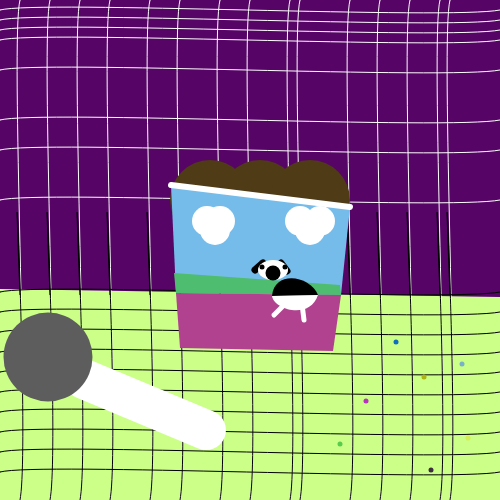
Frame 1 (no input)
Frame 60 (no input): identical to frame 1, image omitted
Frame 120 (the mouse pressed at the canvas centre since frame 60): identical to frame 1, image omitted

The p5.js sketch that drew this single still picture (run headless with seeded random() and noise() and a simulated clock; from frame 60 on, the mouse is pressed at the canvas centre):

// p5.js sketch
// ── sketch.js
function setup() {
  let white = color(255,255,255)
  let black = color(0,0,0)
  createCanvas(500, 500);
  background(220);
  //BOTTOM
  let bottomhalf = color(203, 255, 135)
  noStroke()
  fill(bottomhalf)
  beginShape()
  vertex(0,289)
  vertex(500,297)
  vertex(500,500)
  vertex(0,500)
  endShape()
  //TOP 
  let tophalf = color(86, 4, 102)
  fill(tophalf)
  beginShape()
  vertex(0,289)
  vertex(0,0)
  vertex(500,0)
  vertex(500,297)
  endShape()
  //LINES
  noFill()
  let lineY = 10
  stroke(white)
  strokeWeight(1)
  bezier(0,lineY,
    40,lineY-10,
    450,lineY+10,
    500,lineY)
  lineY = 20
  stroke(white)
  strokeWeight(1)
  bezier(0,lineY,
    40,lineY-10,
    450,lineY+10,
    500,lineY)
  lineY = 30
  stroke(white)
  strokeWeight(1)
  bezier(0,lineY,
    40,lineY-10,
    450,lineY+10,
    500,lineY)
  lineY = 40
  stroke(white)
  strokeWeight(1)
  bezier(0,lineY,
    40,lineY-10,
    450,lineY+10,
    500,lineY)
  lineY = 70
  stroke(white)
  strokeWeight(1)
  bezier(0,lineY,
    40,lineY-10,
    450,lineY+10,
    500,lineY)
  lineY = 120
  stroke(white)
  strokeWeight(1)
  bezier(0,lineY,
    40,lineY-10,
    450,lineY+10,
    500,lineY)
  lineY = 150
  stroke(white)
  strokeWeight(1)
  bezier(0,lineY,
    40,lineY-10,
    450,lineY+10,
    500,lineY)
  lineY = 200
  stroke(white)
  strokeWeight(1)
  bezier(0,lineY,
    40,lineY-10,
    450,lineY+10,
    500,lineY)
  stroke(black)
  let lineX = 20
  stroke(white)
  strokeWeight(1)
  bezier(lineX,0,
    lineX-10,40,
    lineX+10,450,
    lineX,500)
  lineX = 50
  stroke(white)
  strokeWeight(1)
  bezier(lineX,0,
    lineX-10,40,
    lineX+10,450,
    lineX,500)
  lineX = 80
  stroke(white)
  strokeWeight(1)
  bezier(lineX,0,
    lineX-10,40,
    lineX+10,450,
    lineX,500)
  lineX = 110
  stroke(white)
  strokeWeight(1)
  bezier(lineX,0,
    lineX-10,40,
    lineX+10,450,
    lineX,500)
  lineX = 150
  stroke(white)
  strokeWeight(1)
  bezier(lineX,0,
    lineX-10,40,
    lineX+10,450,
    lineX,500)
  lineX = 180
  stroke(white)
  strokeWeight(1)
  bezier(lineX,0,
    lineX-10,40,
    lineX+10,450,
    lineX,500)
  lineX = 220
  stroke(white)
  strokeWeight(1)
  bezier(lineX,0,
    lineX-10,40,
    lineX+10,450,
    lineX,500)
  lineX = 250
  stroke(white)
  strokeWeight(1)
  bezier(lineX,0,
    lineX-10,40,
    lineX+10,450,
    lineX,500)
  lineX = 290
  stroke(white)
  strokeWeight(1)
  bezier(lineX,0,
    lineX-10,40,
    lineX+10,450,
    lineX,500)
  lineX = 300
  stroke(white)
  strokeWeight(1)
  bezier(lineX,0,
    lineX-10,40,
    lineX+10,450,
    lineX,500)
  lineX = 350
  stroke(white)
  strokeWeight(1)
  bezier(lineX,0,
    lineX-10,40,
    lineX+10,450,
    lineX,500)
  lineX = 380
  stroke(white)
  strokeWeight(1)
  bezier(lineX,0,
    lineX-10,40,
    lineX+10,450,
    lineX,500)
  lineX = 410
  stroke(white)
  strokeWeight(1)
  bezier(lineX,0,
    lineX-10,40,
    lineX+10,450,
    lineX,500)
  lineX = 440
  stroke(white)
  strokeWeight(1)
  bezier(lineX,0,
    lineX-10,40,
    lineX+10,450,
    lineX,500)
  lineX = 450
  stroke(white)
  strokeWeight(1)
  bezier(lineX,0,
    lineX-10,40,
    lineX+10,450,
    lineX,500)
  //LOW HALF LINES 
  lineX = 20
  stroke(black)
  strokeWeight(1)
  bezier(lineX,295,
    lineX-10,40,
    lineX+10,450,
    lineX,500)
  lineX = 50
  stroke(black)
  strokeWeight(1)
  bezier(lineX,295,
    lineX-10,40,
    lineX+10,450,
    lineX,500)
  lineX = 80
  stroke(black)
  strokeWeight(1)
  bezier(lineX,295,
    lineX-10,40,
    lineX+10,450,
    lineX,500)
  lineX = 110
  stroke(black)
  strokeWeight(1)
  bezier(lineX,295,
    lineX-10,40,
    lineX+10,450,
    lineX,500)
  lineX = 150
  stroke(black)
  strokeWeight(1)
  bezier(lineX,295,
    lineX-10,40,
    lineX+10,450,
    lineX,500)
  lineX = 180
  stroke(black)
  strokeWeight(1)
  bezier(lineX,295,
    lineX-10,40,
    lineX+10,450,
    lineX,500)
  lineX = 220
  stroke(black)
  strokeWeight(1)
  bezier(lineX,295,
    lineX-10,40,
    lineX+10,450,
    lineX,500)
  lineX = 250
  stroke(black)
  strokeWeight(1)
  bezier(lineX,295,
    lineX-10,40,
    lineX+10,450,
    lineX,500)
  lineX = 290
  stroke(black)
  strokeWeight(1)
  bezier(lineX,295,
    lineX-10,40,
    lineX+10,450,
    lineX,500)
  lineX = 300
  stroke(black)
  strokeWeight(1)
  bezier(lineX,295,
    lineX-10,40,
    lineX+10,450,
    lineX,500)
  lineX = 350
  stroke(black)
  strokeWeight(1)
  bezier(lineX,295,
    lineX-10,40,
    lineX+10,450,
    lineX,500)
  lineX = 380
  stroke(black)
  strokeWeight(1)
  bezier(lineX,295,
    lineX-10,40,
    lineX+10,450,
    lineX,500)
  lineX = 410
  stroke(black)
  strokeWeight(1)
  bezier(lineX,295,
    lineX-10,40,
    lineX+10,450,
    lineX,500)
  lineX = 440
  stroke(black)
  strokeWeight(1)
  bezier(lineX,295,
    lineX-10,40,
    lineX+10,450,
    lineX,500)
  lineX = 450
  stroke(black)
  strokeWeight(1)
  bezier(lineX,295,
    lineX-10,40,
    lineX+10,450,
    lineX,500)
  lineY = 292
  stroke(black)
  strokeWeight(1)
  bezier(0,lineY,
    40,lineY-10,
    450,lineY+10,
    500,lineY)
  lineY += 20
  stroke(black)
  strokeWeight(1)
  bezier(0,lineY,
    40,lineY-10,
    450,lineY+10,
    500,lineY)
  lineY += 20
  stroke(black)
  strokeWeight(1)
  bezier(0,lineY,
    40,lineY-10,
    450,lineY+10,
    500,lineY)
  lineY += 20
  stroke(black)
  strokeWeight(1)
  bezier(0,lineY,
    40,lineY-10,
    450,lineY+10,
    500,lineY)
  lineY += 20
  stroke(black)
  strokeWeight(1)
  bezier(0,lineY,
    40,lineY-10,
    450,lineY+10,
    500,lineY)
  lineY += 20
  stroke(black)
  strokeWeight(1)
  bezier(0,lineY,
    40,lineY-10,
    450,lineY+10,
    500,lineY)
  lineY += 20
  stroke(black)
  strokeWeight(1)
  bezier(0,lineY,
    40,lineY-10,
    450,lineY+10,
    500,lineY)
  lineY += 20
  stroke(black)
  strokeWeight(1)
  bezier(0,lineY,
    40,lineY-10,
    450,lineY+10,
    500,lineY)
  lineY += 20
  stroke(black)
  strokeWeight(1)
  bezier(0,lineY,
    40,lineY-10,
    450,lineY+10,
    500,lineY)
  lineY += 20
  stroke(black)
  strokeWeight(1)
  bezier(0,lineY,
    40,lineY-10,
    450,lineY+10,
    500,lineY)
  lineY += 20
  //ICECREAM
  let chocolate = color(79, 59, 21)
  stroke(chocolate)
  strokeWeight(80)
  point(210,200)
  point(260,200)
  point(310,200)
  //SKY
  let icecreamSky = color(117, 188, 235)
  fill(icecreamSky)
  noStroke()
  beginShape()
  vertex(171,185)
  vertex(350,207)
  vertex(341,295)
  vertex(176,293)
  endShape()
  //GRASS
  let icecreamGrass = color(79, 189, 112)
  fill(icecreamGrass)
  beginShape()
  vertex(340,285)
  vertex(174,273)
  vertex(176,293)
  vertex(341,295)
  endShape()
  //GRASSINVERTED
  let icecreamGrassInv = color(176,66,143)
  fill(icecreamGrassInv) 
  beginShape()
  vertex(176,293)
  vertex(341,295)
  vertex(333,351)
  vertex(180,348)
  endShape()
  //COW
  //EARS
  stroke(black)
  strokeWeight(7)
  line(263,263,255,270)
  strokeWeight(7)
  line(281,263,287,271)
  //HEAD
  noStroke()
  fill(white)
  ellipse(273,270,30,20)
  fill(black)
  ellipse(273,273,15,15)
  stroke(black)
  strokeWeight(5)
  point(262,267)
  strokeWeight(5)
  point(285,267)
  //LEGS
  stroke(white)
  line(284,305,274,315)
  line(302,304,304,320)
  //BODY
  noStroke()
  fill(black)
  bezier(272,296,
    274,270,
    310,275,
    318,295)
  fill(white)
  bezier(272,296,
    274,310,
    310,320,
    318,295)
  //CLOUDS 
  fill(white)
  circle(207,221,30)
  circle(220,221,30)
  circle(215,230,30)
  circle(300,221,30)
  circle(320,221,30)
  circle(310,230,30)
  //EXTRAICECREAMSTUFF
  stroke(white)
  strokeWeight(6)
  line(171,185,350,207)
  //-----------------------//
  //SCOOPER
  let metal = color(93,93,93)
  stroke(white)
  strokeWeight(40)
  line(84,379,206,430)
  noStroke()
  fill(metal)
  circle(48,357,89)
  //SPRINKLES 
  stroke(random(0,255),random(0,255),random(0,255))
  strokeWeight(5)
  point(366,401)
  stroke(random(0,255),random(0,255),random(0,255))
  strokeWeight(5)
  point(340,444)
  stroke(random(0,255),random(0,255),random(0,255))
  strokeWeight(5)
  point(431,470)
  stroke(random(0,255),random(0,255),random(0,255))
  strokeWeight(5)
  point(462,364)
  stroke(random(0,255),random(0,255),random(0,255))
  strokeWeight(5)
  point(396,342)
  stroke(random(0,255),random(0,255),random(0,255))
  strokeWeight(5)
  point(424,377)
  stroke(random(0,255),random(0,255),random(0,255))
  strokeWeight(5)
  point(468,438)
}

function draw() {
  console.log(mouseX,mouseY)
}
